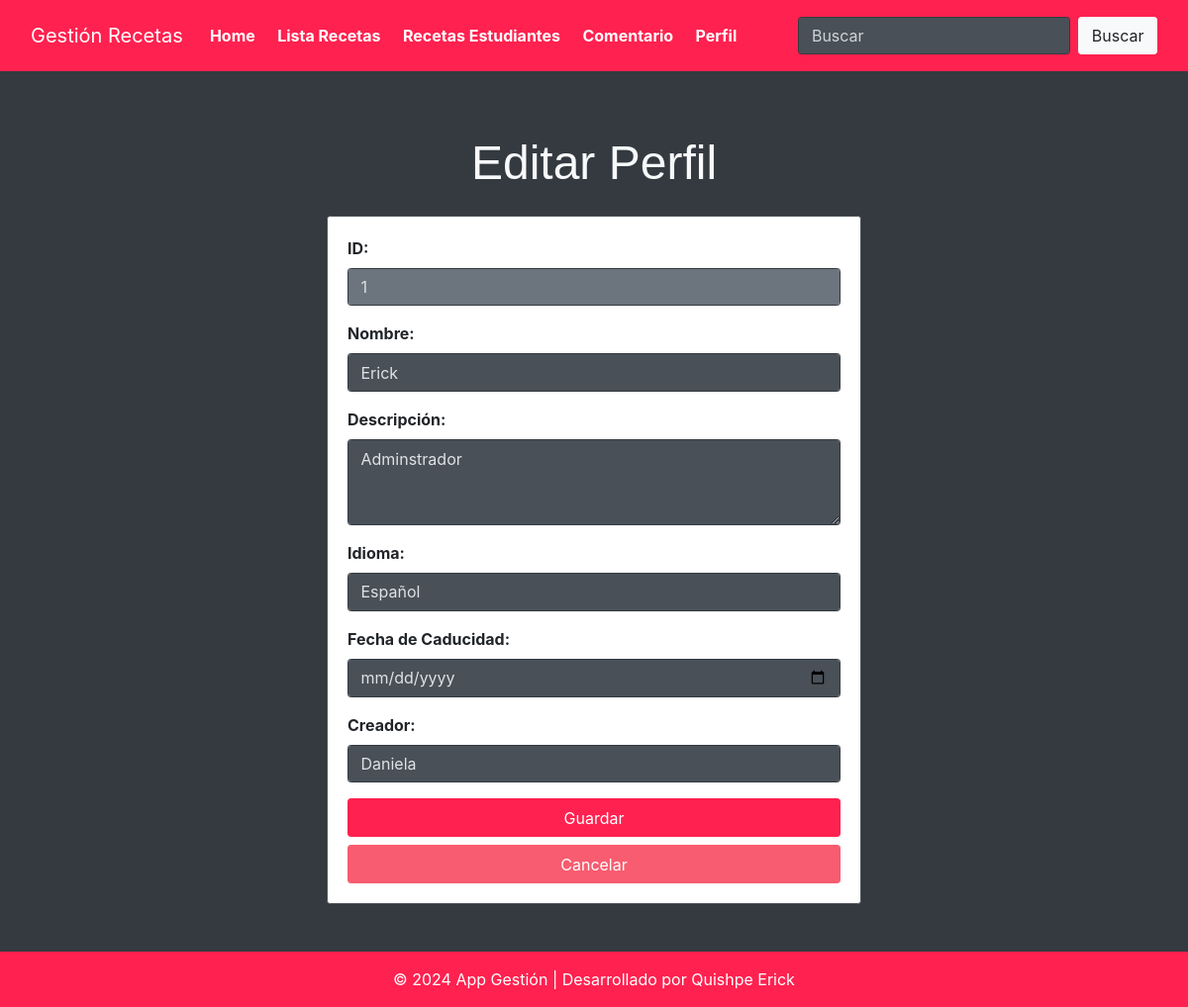
The page /editarperfil/1/ on the database its author committed.
### Aplicaciones/Recetas/models.py (models this page shows)
class Perfil(models.Model):
    id = models.AutoField(primary_key=True)
    nombre = models.CharField(max_length=255)
    descripcion=models.TextField()
    idioma=models.CharField(max_length=50)
    fecha_caducidad=models.DateField()
    creador=models.CharField(max_length=255)

### Aplicaciones/Recetas/views.py (the view, shortened to what this page needs)
# urls.py: path('editarperfil/<int:id>/', views.editarperfil, name='editarperfil'),
def editarperfil(request, id):
    perfil = get_object_or_404(Perfil, id=id)
    return render(request, 'editarperfil.html', {'perfil': perfil})

### Aplicaciones/Recetas/templates/editarperfil.html (shortened to what this page needs)
{% extends "./plantilla.html" %}
{% block contenido %}
{% load static %}
<br>
<div class="container mt-5">
    <div class="row justify-content-center">
        <div class="col-md-6 text-center">
            <h1 class="mb-4">Editar Perfil</h1>
        </div>
    </div>
    <div class="row justify-content-center">
        <div class="col-md-6">
            <div class="card">
                <div class="card-body">
                    <form action="{% url 'editarperfil' perfil.id %}" id="frm_editar_perfil" method="post" enctype="multipart/form-data">
                        <div class="row mb-3">
                            <div class="col">
                                <label for="txt_id"><b>ID:</b></label>
                                <input type="text" class="form-control" name="id" value="{{ perfil.id }}" readonly>
                            </div>
                        </div>
                        <div class="row mb-3">
                            <div class="col">
                                <label for="txt_nombre" class="form-label"><b>Nombre:</b></label>
                                <input type="text" class="form-control" name="txt_nombre" id="txt_nombre" value="{{ perfil.nombre }}" required>
                            </div>
                        </div>
                        <div class="row mb-3">
                            <div class="col">
                                <label for="txt_descripcion" class="form-label"><b>Descripción:</b></label>
                                <textarea class="form-control" name="txt_descripcion" id="txt_descripcion" rows="3" required>{{ perfil.descripcion }}</textarea>
                            </div>
                        </div>
                        <div class="row mb-3">
                            <div class="col">
                                <label for="idioma" class="form-label"><b>Idioma:</b></label>
                                <select class="form-control" name="idioma" id="idioma" required>
                                    <option value="Español" {% if perfil.idioma == 'Español' %}selected{% endif %}>Español</option>
                                </select>
                            </div>
                        </div>
                        <div class="row mb-3">
                            <div class="col">
                                <label for="txt_fecha_caducidad"><b>Fecha de Caducidad:</b></label>
                                <input type="date" class="form-control" name="txt_fecha_caducidad" id="txt_fecha_caducidad" value="{{ perfil.fecha_caducidad }}" required>
                            </div>
                        </div>
                        <div class="row mb-3">
                            <div class="col">
                                <label for="txt_creador" class="form-label"><b>Creador:</b></label>
                                <input type="text" class="form-control" name="txt_creador" id="txt_creador" value="{{ perfil.creador }}" required>
                            </div>
                        </div>
                        <button type="submit" class="btn btn-primary btn-block">Guardar</button>
                        <a href="/listado_perfil/" class="btn btn-danger btn-block">Cancelar</a>
                    </form>
                </div>
            </div>
        </div>
    </div>
</div>
{% endblock %}

### rows shown on the page
Perfil: id "1", txt_nombre "Erick", txt_descripcion "Adminstrador", idioma "Español", txt_creador "Daniela"
